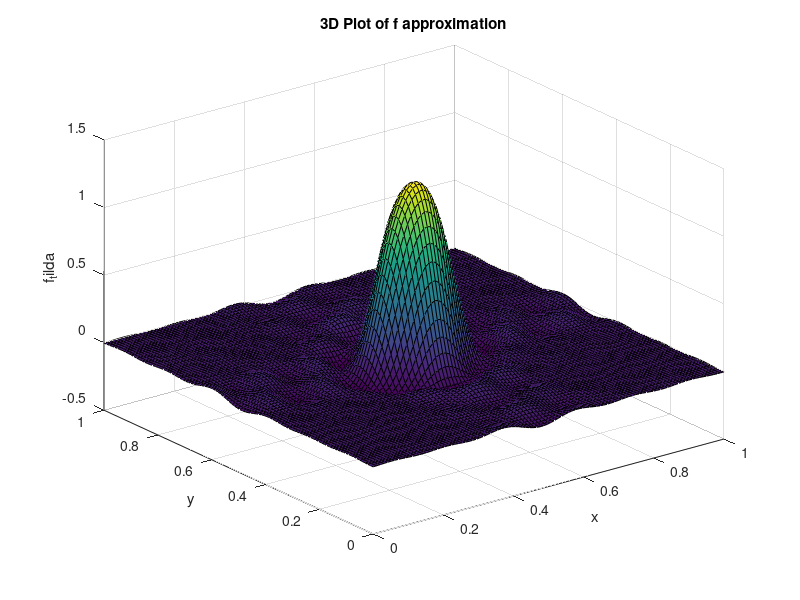
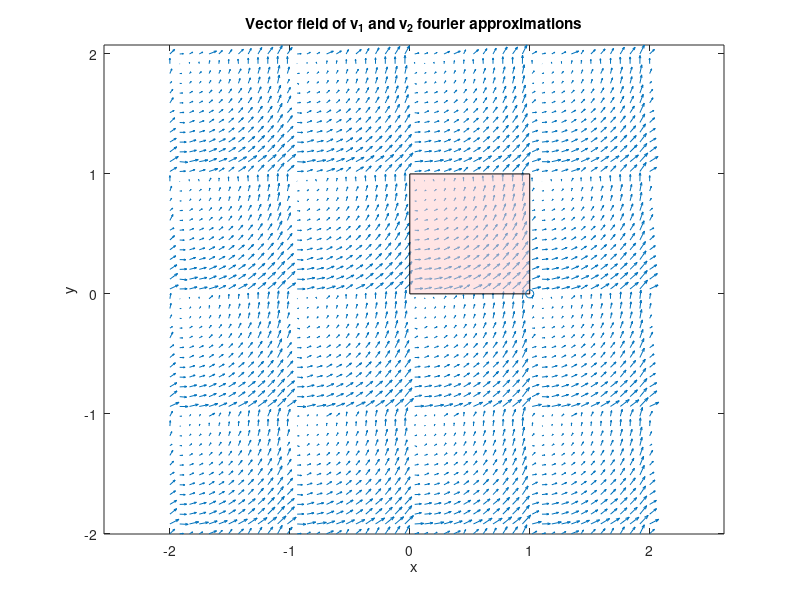

MATLAB code for these plots, in order:
M = 1000; % The # of points generated for fourier series approximation
k = 2*pi; % Exp power coefficient
N = 6; % largest magnitude of n1 and n2

% NOTE: We are not using linspace as seen here because they'll make A'*A matrix singular
% xp_points = linspace(-1,1,M)';
% yp_points = linspace(-1,1,M)';
% END NOTE

%______generate xp and yp points_______

% xp_points = 2*rand(M,1); % generates on [0,2] (comment out)
% yp_points = -1 + 2*rand(M,1); % generates on [-1,1] (comment out)

xp_points = rand(M,1); % generates on [0,1] (see lab1 description)
yp_points = rand(M,1); % generates on [0,1] (see lab1 description)


% Initialize analytical v1 and v2 (see lab1 pdf description)
v1 = yp_points;  % v1 = y
v2 = 1 - xp_points;  % v2 = 1 - x


%________________initalize analyitcal f_vals_p for xp and yp points__________%
f_vals_p = zeros(M,1);
for row = 1:M
    xp = xp_points(row,1);
    yp = yp_points(row,1);
    r = sqrt((xp-0.5)^2+(yp-0.5)^2);
    if r<=0.1
        f_vals_p(row,1) = 1;
    else
        f_vals_p(row,1) = 0;
    end
end

%_______initialize n1n2 pattern_______
n1n2_vector = zeros((2*N+1)^2,2);
counter = 1;
for n1 = -N:N
    for n2 = -N:N
        n1n2_vector(counter,:) = [n1,n2];
        counter=counter+1;
    end
end

%_________calculate matrix A_________
A = zeros(M,(2*N+1)^2); 
for row = 1:M
    for col = 1:(2*N+1)^2
        xp = xp_points(row,1);
        yp = yp_points(row,1);
        dotted_term = n1n2_vector(col,:)*[xp;yp];
        A(row,col) = exp(k*1i*dotted_term);
    end
end



%________CALCULATE COEFFICIENTS WITH LEAST SQUARES METHOD______
v_hat_1 = (A'*A)\(A'*v1);
v_hat_2 = (A'*A)\(A'*v2);
f_hat = (A'*A)\(A'*f_vals_p );

%_________FOURIER APPROXIMATIONS DEFINED AS ANONYMOUS FUNCTIONS_________
v_1_tilda = @(x, y) real(v_hat_1' * exp(1i * k * n1n2_vector * [x; y]));
v_2_tilda = @(x, y) real(v_hat_2' * exp(1i * k * n1n2_vector * [x; y]));

v_tilda = @(x,y) [v_1_tilda(x,y);v_2_tilda(x,y)]; % combining in to one vector

f_tilda = @(x,y) real(f_hat' * exp(1i * k * n1n2_vector * [x; y]));


%__________FOURIER APPROXIMATION PLOT OF F_________
figure;
[x, y] = meshgrid(linspace(0, 1, 100), linspace(0, 1, 100));
z = arrayfun(@(x, y) f_tilda(x, y), x, y);
surf(x, y, z);
title('3D Plot of f approximation');
xlabel('x');
ylabel('y');
zlabel('f_tilda');


%________VECTOR FIELD PLOT___________
figure;
subplot(1, 1, 1);

% GENERATE GRID OF X AND Y
[x, y] = meshgrid(linspace(-2, 2, 50), linspace(-2, 2, 50)); % Reduce grid size for clarity

% APPROXIMATION V1 and V2
v1_tilda_vals = arrayfun(@(x, y) v_1_tilda(x, y), x, y);
v2_tilda_vals = arrayfun(@(x, y) v_2_tilda(x, y), x, y);

% ANALYTICAL V1 AND V2
v1_anal_vals = arrayfun(@(x,y) y, x,y);
v2_anal_vals = arrayfun(@(x,y) 1-x,x,y); 

quiver(x, y, real(v1_tilda_vals), real(v2_tilda_vals)); % Comment out
% quiver(x, y, v1_anal_vals, v2_anal_vals); % Comment out
hold on;

%_______________Pink highlight of [0,1]x[0,1]____________________%
vertices = [0, 0; 1, 0; 1, 1; 0, 1];
faces = [1, 2, 3, 4];
patch('Vertices', vertices, 'Faces', faces, 'FaceColor', [1, 0.8, 0.8], 'FaceAlpha', 0.5);
scatter(1,0)

%_____________________Labeling_________________%
% title('Vector Field of v1_tilda and v2_tilda');
title("Vector field of v_1 and v_2 fourier approximations");
xlabel('x');
ylabel('y');
axis equal;

